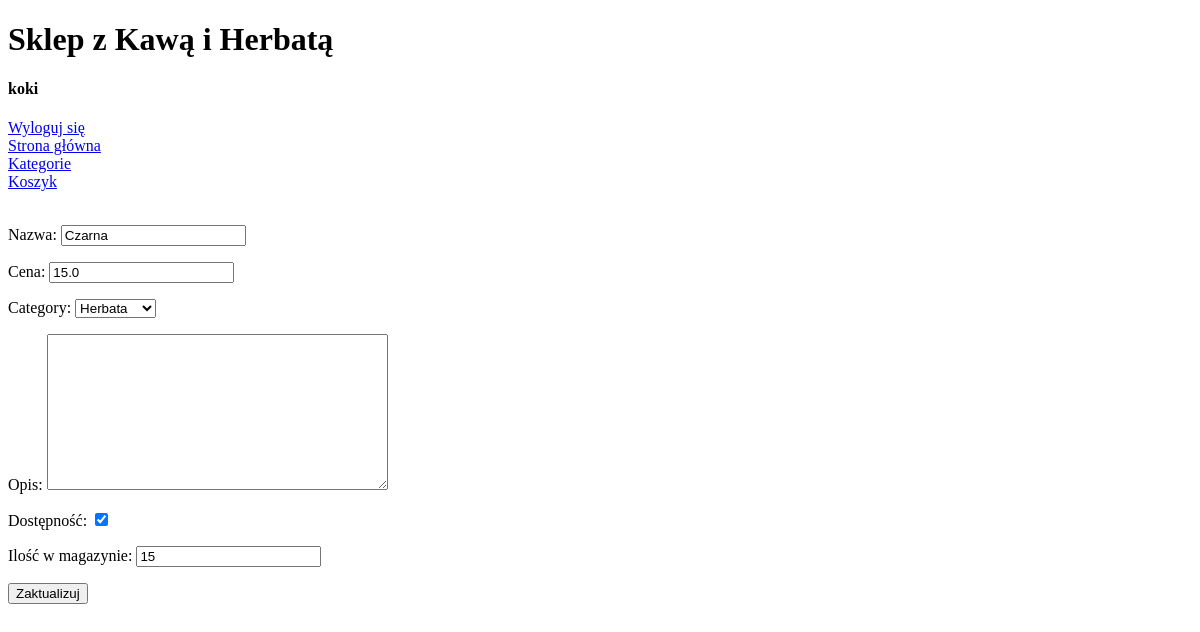
The app's page /product/7/update/ (signed in), older data.
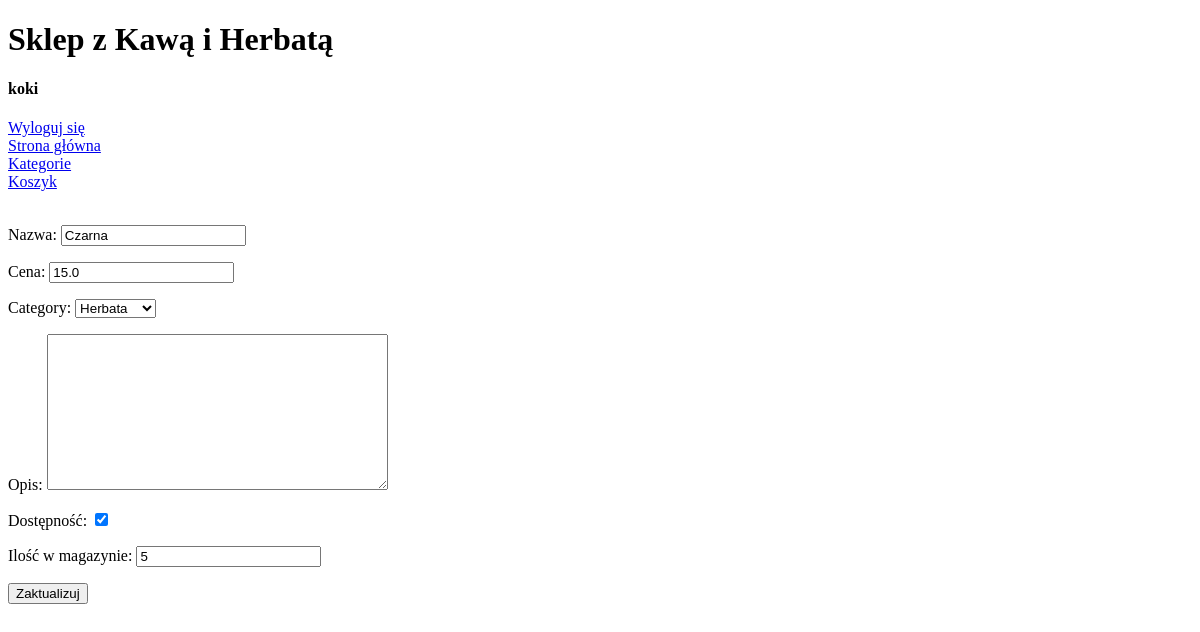
The same page, newer data.
### mysite/models.py (models this page shows, shortened)
class Product(models.Model):
    name = models.CharField('Nazwa', max_length=50, null=True, blank=True)
    price =  models.FloatField('Cena', validators=[MinValueValidator(0)])
    category = models.ForeignKey(Category, models.PROTECT, 'Kategoria', null=True, blank=True)
    description = models.TextField('Opis', null=True, blank=True)
    availability = models.BooleanField('Dostępność')
    quantity = models.PositiveIntegerField('Ilość w magazynie')

class Category(models.Model):
    name = models.CharField('Nazwa', max_length=50, unique=True)
    def __str__(self):
        return f'{self.name}'

### mysite/views.py (the view, shortened to what this page needs)
# urls.py: path('product/<int:pk>/update/', views.UpdateProductView.as_view(), name="update-product"),
class UpdateProductView(UpdateView):
    model = Product
    form_class = ProductForm
    template_name = 'mysite/product/update_product_form.html'

### mysite/forms.py
class ProductForm(ModelForm):
    class Meta:
        model = Product
        fields = '__all__'

### mysite/templates/mysite/product/update_product_form.html (shortened to what this page needs)
{% extends "base.html" %}
{% block content %}
    {% if user.is_superuser %}
        <form method="post">
            {{ form.as_p }}
            <input type="submit" value="Zaktualizuj">
        </form>
    {% endif %}
{% endblock %}

Row changes from the older to the newer data that the page shows:
changed Product "Herbata": quantity "15" → "5"
